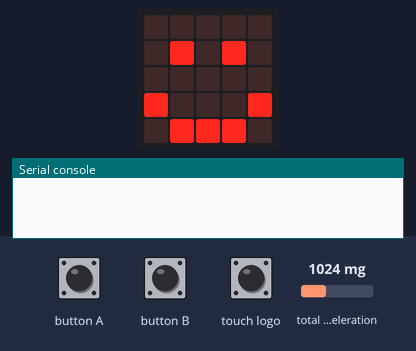
The program below on a simulated BBC micro:bit running MicroPython. On the bench: the board's 5×5 LED display, the last lines printed to the serial console. The inputs (shaded band) are chosen by the test bench; at power-on: total acceleration 1024 mg. No radio messages arrive unless stated (any console line starting 'radio sent:' is added by the test bench).

Above: at 1.2 s.
1.3 s: button A pressed for 0.15 s
At 1.4 s:
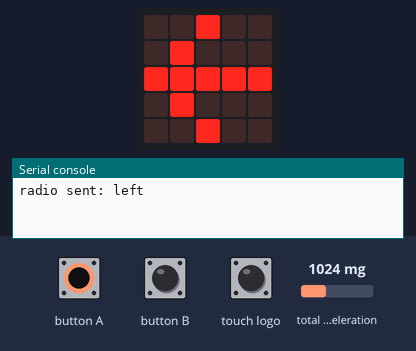
3.0 s: button B pressed for 0.15 s
At 3.1 s:
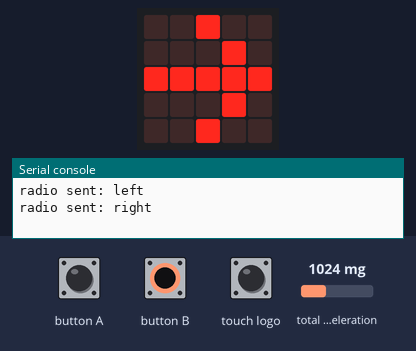
4.7 s: touch logo pressed for 3.2 s
At 8.6 s:
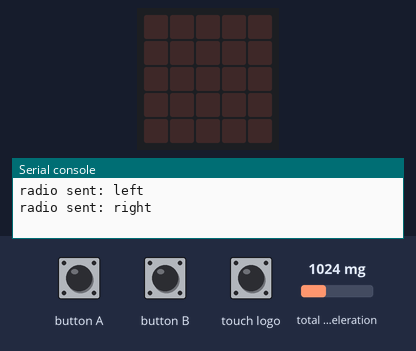
9.4 s: total acceleration set to 2250 mg
At 9.7 s:
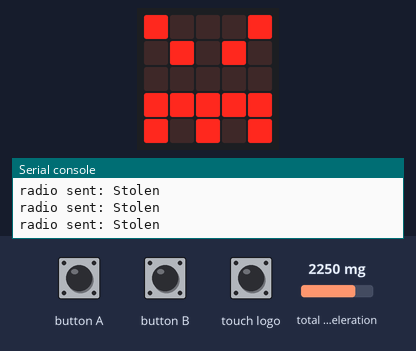
10.9 s: touch logo pressed for 0.15 s
At 11.3 s:
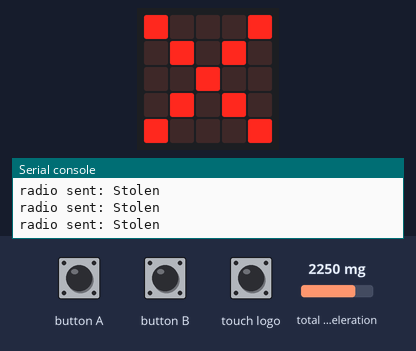
Timing chart, 0 to 13.9 s (numbered marks = the images above; inputs shaded):
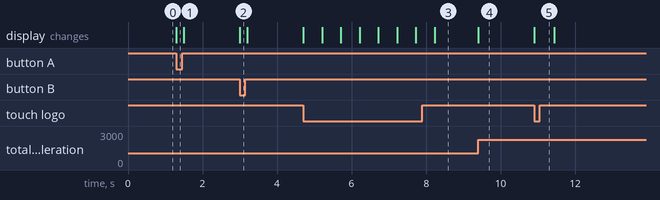

Measured:
- after the input at 1.3 s, the display: changes at once (image 1)
- after the input at 3.0 s, the display: changes at once (image 2)
- after the input at 4.7 s, the display: first changes at once (image 3 shows a later state)
- after the input at 9.4 s, the display: changes at once (image 4)
- after the input at 10.9 s, the display: changes at once (image 5)

The program:

james.py
```python
from microbit import *
import radio
import time

radio.config(channel = 0, power = 7, queue = 1)

modes = ["none", "bus", "none", "theft"]
mode = 0

busLastMessageTime = 0
busLastReceivedTime = 0

while True:
    if button_a.was_pressed():
        display.show(Image.ARROW_W)
        radio.send("left")
        sleep(200)

    if button_b.was_pressed():
        display.show(Image.ARROW_E)
        radio.send("right")
        sleep(200)

    if pin_logo.is_touched():
        mode += 1

        if mode >= len(modes):
            mode = 0

        if modes[mode] == "bus":
            display.show("B")
            busLastMessageTime = -6_000
        elif modes[mode] == "theft":
            display.show("T")
        else:
            display.show(Image.NO)

        sleep(500)

        display.clear()

    if modes[mode] == "none":
        display.show(Image.HAPPY)

    if modes[mode] == "bus":
        data = radio.receive()

        if data == "left" or data == "right":
            continue

        if data != None:
            busLastReceivedTime = time.ticks_ms()

            if time.ticks_ms() - busLastMessageTime > 10_000:
                display.scroll(data, delay = 100, wait = False)
                busLastMessageTime = time.ticks_ms()

        if data == None and time.ticks_ms() - busLastReceivedTime > 3_000:
            display.clear()

    if modes[mode] == "theft":
        if accelerometer.get_strength() > 1_500:
            display.show(Image.ANGRY)

            radio.send("Stolen")
```
